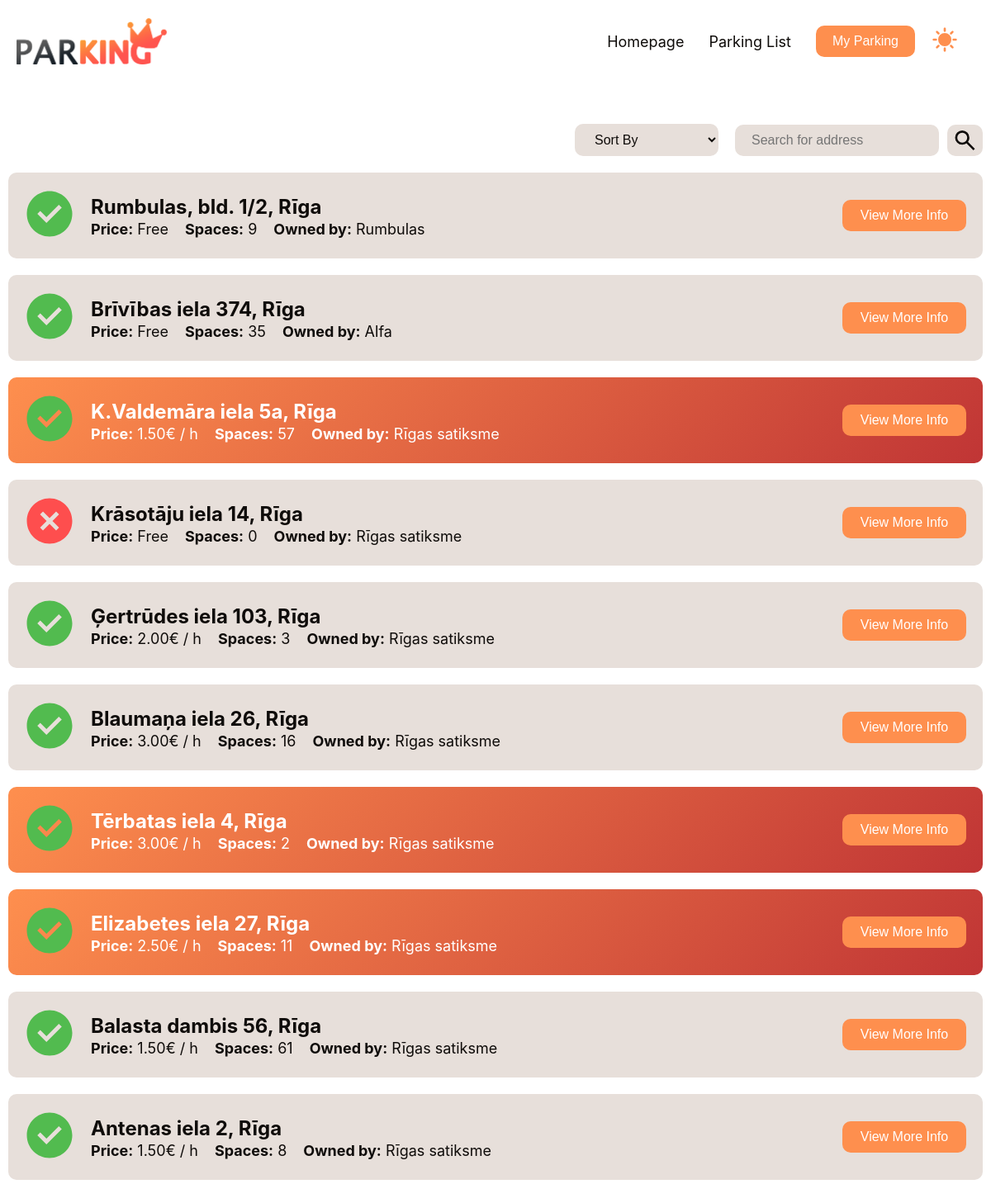
Screenshot of /parking_list.php with the database file from the repository.
### tables this page shows
CREATE TABLE `parking` (
  `id` bigint(20) NOT NULL,
  `address` varchar(90) NOT NULL,
  `price` double NOT NULL,
  `is_premium` tinyint(1) NOT NULL,
  `partner_id` bigint(20) NOT NULL,
  `max_spots` int(11) NOT NULL,
  `spots_taken` int(11) NOT NULL,
  `start_time` datetime NOT NULL,
  `end_time` datetime NOT NULL,
  `is_for_disabled` tinyint(1) NOT NULL
);

CREATE TABLE `partner` (
  `id` bigint(20) NOT NULL,
  `company_name` varchar(45) NOT NULL
);

### src/php/statements.php (called while the page is built, shortened)
<?php $getParkingList = $pdo->prepare("SELECT parking.id,
                                        parking.address,
                                        parking.price,
                                        parking.is_premium,
                                        parking.max_spots,
                                        parking.spots_taken,
                                        parking.start_time,
                                        parking.end_time,
                                        parking.is_for_disabled,
                                        partner.company_name
                                        FROM parking
                                        LEFT JOIN partner
                                        ON parking.partner_id = partner.id;");
?>

### parking_list.php (the view, shortened to what this page needs)
<?php include("src/php/db.php") ?>
<?php include("src/php/statements.php") ?>
<!DOCTYPE html>
<html lang="en">
<head>
    <link rel="stylesheet" href="src/css/main.css">
    <link rel="stylesheet" href="src/css/colors-light.css" id="theme-style">
</head>
<body>
    <header class="header-container popup-blur" id="header">
        <div class="header">
            <img src="src/img/logo.png" alt="ParKing" class="logo">
            <div class="header-links">
                <div class="header-links-clickable">
                    <a href="index.php" class="link">Homepage</a>
                    <a href="parking_list.php" class="link">Parking List</a>
                    <button class="btn btn-primary" onclick="window.location.href='login.php'">My Parking</button>
                </div>
                <div>
                </div>
            </div>
        </div>
    </header>
    <div class="parking-list-container" id="main-body">
        <div class="filters-container">
            <div class="filter">
                <?php
                if (isset($_GET["filter"])) {
                    ?>
                    <select name="sort-by" id="sort-by" class="dropdown" onchange="doReload({'filter':this.value});">
                        <option style="display:none;" selected>Sort By</option>
                        <option value="all" <?php echo $_GET["filter"] == "all" ? "selected" : "" ?>>All spots</option>
                        <option value="distance" <?php echo $_GET["filter"] == "distance" ? "selected" : "" ?>>Zero-Cost spots
                        </option>
                        <option value="price" <?php echo $_GET["filter"] == "price" ? "selected" : "" ?>>Pay-Per-Hour</option>
                        <option value="disabled" <?php echo $_GET["filter"] == "disabled" ? "selected" : "" ?>>Disabled spots
                        </option>
                    </select>
                    <?php
                } else {
                    ?>
                    <select name="sort-by" id="sort-by" class="dropdown" onchange="doReload({'filter':this.value});">
                        <option style="display:none;" selected>Sort By</option>
                    </select>
                    <?php
                }
                ?>
            </div>
            <div class="filter">
                <input type="text" name="search" id="search" placeholder="Search for address" class="input"
                    value='<?php echo isset($_GET["q"]) ? $_GET["q"] : "" ?>'>
            </div>
        </div>
        <div class="parking-list-explorer-container">
            <?php
            $getParkingList->execute();
            $getParkingList->setFetchMode(PDO::FETCH_ASSOC);
            $result = $getParkingList->fetchAll();
            foreach ($result as $row) {
                ?>
                <div class="parking-item-main<?php echo $row["is_premium"] == 1 ? " premium-parking-item" : ""; ?>">
                    <div class="parking-item">
                        <div>
                            <svg xmlns="http://www.w3.org/2000/svg" width="32" height="32" viewBox="0 0 24 24"
                                class="availability<?php echo ($row["max_spots"] - $row["spots_taken"]) < 1 ? " hide" : ""; ?>">
                                <path fill="rgb(var(--accept-color))"
                                    d="M12 23c6.075 0 11-4.925 11-11S18.075 1 12 1S1 5.925 1 12s4.925 11 11 11ZM7.5 10.586l3 3l6-6L17.914 9L10.5 16.414L6.086 12L7.5 10.586Z" />
                            </svg>
                            <svg xmlns="http://www.w3.org/2000/svg" width="32" height="32" viewBox="0 0 24 24"
                                class="availability<?php echo ($row["max_spots"] - $row["spots_taken"]) < 1 ? "" : " hide"; ?>">
                                <path fill="rgb(var(--danger-color))"
                                    d="M12 23c6.075 0 11-4.925 11-11S18.075 1 12 1S1 5.925 1 12s4.925 11 11 11ZM8.818 7.403L12 10.586l3.181-3.182l1.415 1.414L13.414 12l3.182 3.182l-1.415 1.414L12 13.414l-3.182 3.182l-1.415-1.414L10.586 12L7.403 8.818l1.415-1.415Z" />
                            </svg>
                        </div>
                        <div>
                            <h3><b>
                                    <?php echo $row["address"] ?>
                                </b></h3>
                            <div class="parking-item-info">
                                <p><b>Price:</b>
                                    <?php echo $row["price"] > 0 ? (sprintf("%.2f", $row["price"]) . "€ / h") : "Free"; ?>
                                </p>
                                <p><b>Spaces:</b>
                                    <?php echo ($row["max_spots"] - $row["spots_taken"]); ?>
                                </p>
                                <p><b>Owned by:</b>
                                    <?php echo $row["company_name"]; ?>
                                </p>
                            </div>
                        </div>
                    </div>
                    <button class="btn btn-primary parking-item-button"
                        onclick="window.location.href='parking_details.php?id=<?php echo $row["id"]; ?>'">View More
                        Info</button>
                </div>
                <?php
            }
            ?>
        </div>
    </div>
</body>
</html>

### src/css/main.css (style rules this page uses)
body { background-color: rgba(var(--background-color), 1); color: rgba(var(--text-color), 1); font-family: var(--font-family); font-size: var(--normal-font-size); font-weight: var(--normal-font-weight); margin: 0; padding: 0; }
* { margin: 0; padding: 0; }

### src/css/colors-light.css (style rules this page uses)
:root { --primary-color: 254, 143, 78; --secondary-color: 231, 223, 218; --secondary-color-darker: 208, 199, 193; --text-color: 15, 12, 10; --background-color: 255, 255, 255; --accent-color: 192, 53, 53; --danger-color: 254, 78, 78; --accept-color: 82, 187, 79; --dropshadow: 0px 0px 10px rgba(0, 0, 0, 0.5); --inner-shadow: inset 0px 0px 40px rgba(0, 0, 0, 0.1); --gradient: linear-gradient(135deg, rgba(var(--primary-color), 1) 0%, #C03535 100%); --star-yellow: 255, 215, 0; }

### src/css/parking-list.css (style rules this page uses)
.parking-list-container { display: flex; justify-content: center; align-items: center; flex-direction: column; gap: 20px; margin: 0 10px; margin-top: 150px; }
.filters-container { display: flex; justify-content: flex-end; align-items: center; flex-direction: row; gap: 20px; width: 100%; max-width: 1200px; }
.search-icon { color: rgb(var(--text-color)); cursor: pointer; background-color: rgb(var(--secondary-color)); padding: 3px; border-radius: 10px; width: 37px; transition: transform 0.2s ease-in-out; }
.filter { display: flex; justify-content: center; align-items: center; flex-direction: row; gap: 10px; border-radius: 10px; }
.parking-list-explorer-container { display: flex; align-items: center; flex-direction: column; gap: 20px; width: 100%; max-height: calc(100vh - 300px); overflow-y: auto; overflow-x: hidden; max-width: 1200px; }
.parking-item { display: flex; align-items: center; flex-direction: row; gap: 20px; width: 100%; min-width: 300px; }
.parking-item-button { display: flex; justify-content: flex-end; align-items: center; width: 100%; min-width: 150px; }
.parking-item-main { display: flex; justify-content: space-between; align-items: center; flex-direction: row; gap: 20px; width: calc(100% - 40px); background-color: rgb(var(--secondary-color)); padding: 20px; border-radius: 10px; }
.availability { width: 60px; height: 60px; }
.parking-item-info { display: flex; align-items: center; flex-direction: row; gap: 20px; }
.premium-parking-item { background: var(--gradient); padding: 20px; border-radius: 10px; }
.premium-parking-item > * { color: white; }

### src/css/header.css (style rules this page uses)
.header-container { height: 100px; display: flex; justify-content: space-between; align-items: center; position: fixed; top: 0; left: 0; width: 100%; background-color: rgb(var(--background-color)); z-index: 9; }
.header { display: flex; justify-content: space-between; align-items: center; width: 100%; max-width: 1200px; margin: 0 auto; padding: 0 20px; }
.logo { height: 56px; display: flex; justify-content: center; align-items: center; background-size: contain; }
.header-links { display: flex; justify-content: space-between; align-items: center; gap: 20px; }
.header-links-clickable { display: flex; justify-content: space-between; align-items: center; gap: 30px; }

### src/css/interactables.css (style rules this page uses)
.btn { border: none; color: (var(--text-color)); padding: 10px 20px; border-radius: 10px; text-align: center; text-decoration: none; display: inline-block; font-size: 16px; cursor: pointer; transition: transform 0.3s ease-in-out; max-height: min-content; height: min-content; align-self: center; width: fit-content; }
.btn-primary { background-color: rgb(var(--primary-color)); color: white; }
.link { text-decoration: none; color: rgb(var(--text-color)); }
.input { border: none; border-radius: 10px; padding: 10px 20px; font-size: 16px; background-color: rgb(var(--secondary-color)); color: rgb(var(--text-color)); }
.dropdown { border: none; border-radius: 10px; padding: 10px 20px; font-size: 16px; background-color: rgb(var(--secondary-color)); color: rgb(var(--text-color)); cursor: pointer; }

### src/css/popup.css (style rules this page uses)
.popup-blur { filter: blur(0px); }

### rows the page displays
parking: address "Rumbulas, bld. 1/2, Rīga", price "Free", $row["max_spots"] - $row["spots_taken"] "9", partner.company_name "Rumbulas"
parking: address "Brīvības iela 374, Rīga", price "Free", $row["max_spots"] - $row["spots_taken"] "35", partner.company_name "Alfa"
parking: address "K.Valdemāra iela 5a, Rīga", price "1.50", $row["max_spots"] - $row["spots_taken"] "57", partner.company_name "Rīgas satiksme"
parking: address "Krāsotāju iela 14, Rīga", price "Free", $row["max_spots"] - $row["spots_taken"] "0", partner.company_name "Rīgas satiksme"
parking: address "Ģertrūdes iela 103, Rīga", price "2.00", $row["max_spots"] - $row["spots_taken"] "3", partner.company_name "Rīgas satiksme"
parking: address "Blaumaņa iela 26, Rīga", price "3.00", $row["max_spots"] - $row["spots_taken"] "16", partner.company_name "Rīgas satiksme"
parking: address "Tērbatas iela 4, Rīga", price "3.00", $row["max_spots"] - $row["spots_taken"] "2", partner.company_name "Rīgas satiksme"
parking: address "Elizabetes iela 27, Rīga", price "2.50", $row["max_spots"] - $row["spots_taken"] "11", partner.company_name "Rīgas satiksme"
parking: address "Balasta dambis 56, Rīga", price "1.50", $row["max_spots"] - $row["spots_taken"] "61", partner.company_name "Rīgas satiksme"
parking: address "Antenas iela 2, Rīga", price "1.50", $row["max_spots"] - $row["spots_taken"] "8", partner.company_name "Rīgas satiksme"
